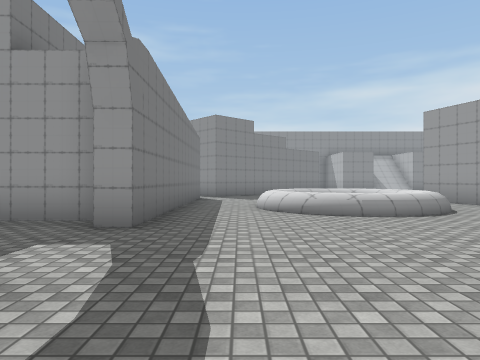
View 1 (above)

24 first-person views from a walk through a 3-D level made in the Unity game engine. The camera is 1.2 m above the floor, looks level and sees 70° across. The floor is counted in squares, 2 m on a side. Each view is taken from the middle of a square. On the plan, view 1 faces up. The plan holds only what a view shows up to about 10 squares ahead; the rest is blank. The place goes on beyond the plan. The player is left out. Some surface patterns are stand-ins.

View 2
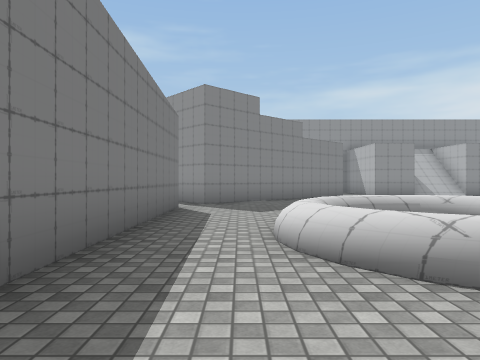

View 3
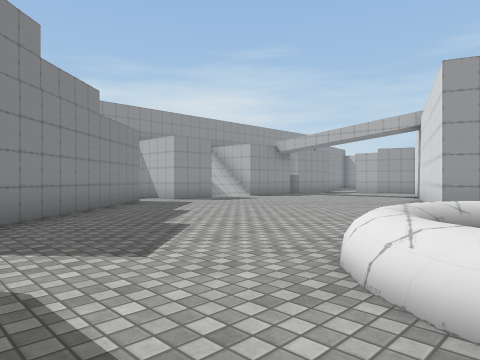

View 4
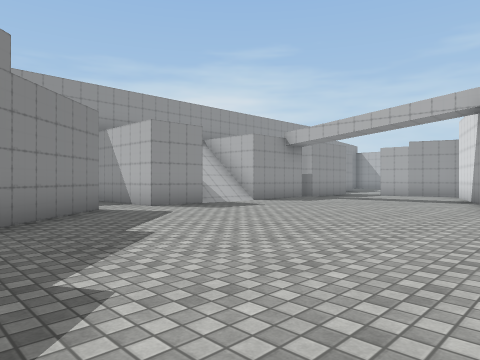

View 5
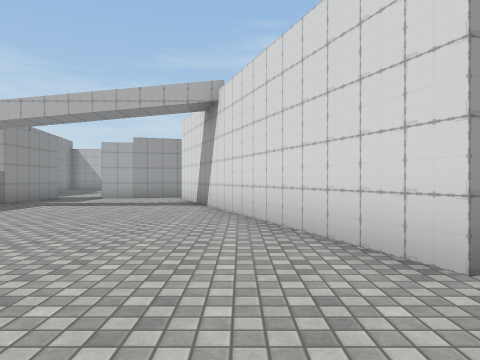

View 6
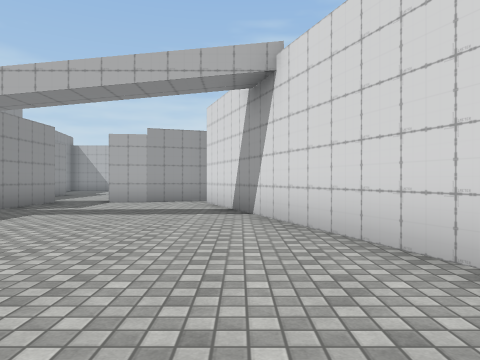

View 7
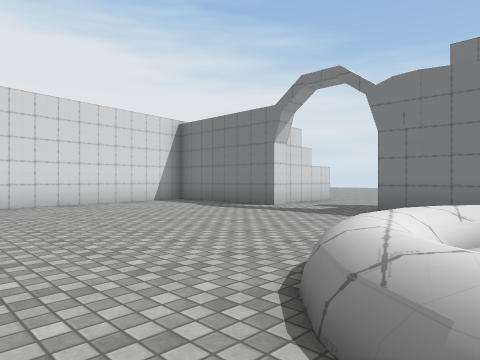

View 8
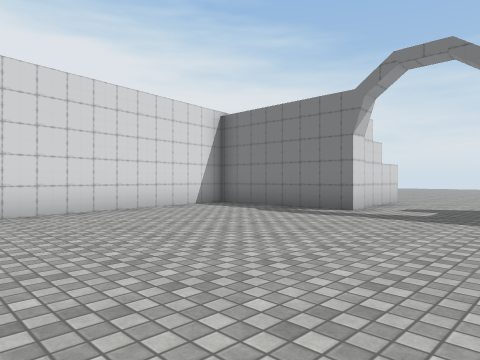

View 9
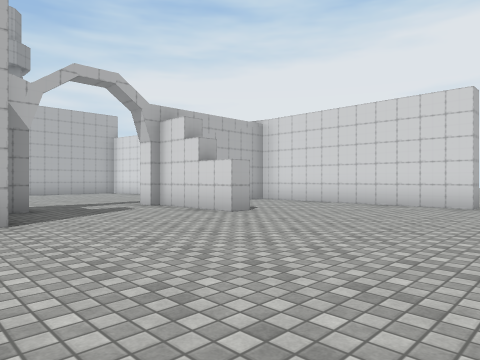

View 10
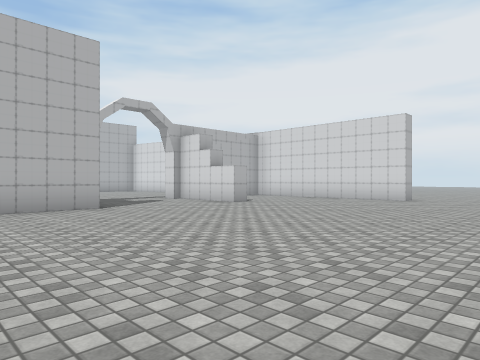

View 11
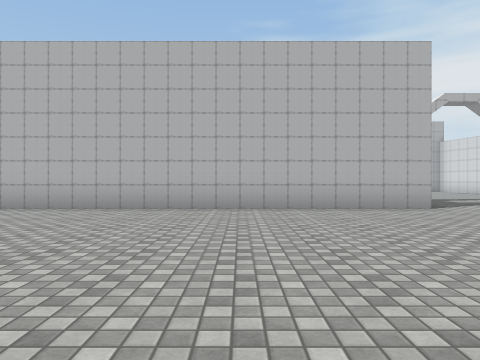

View 12
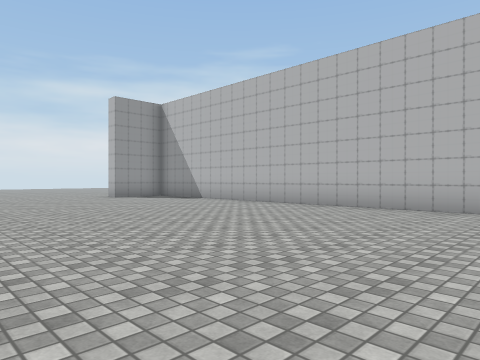

View 13
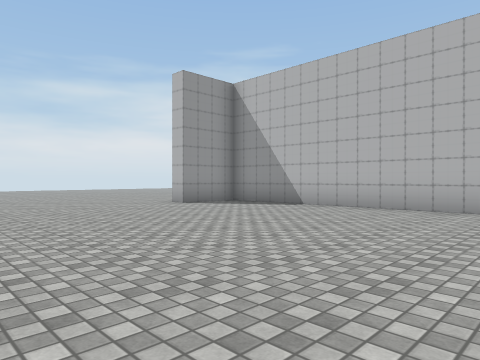

View 14
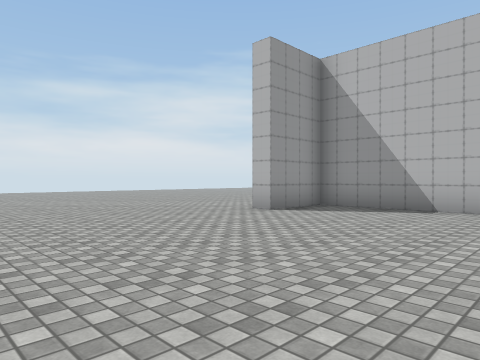

View 15
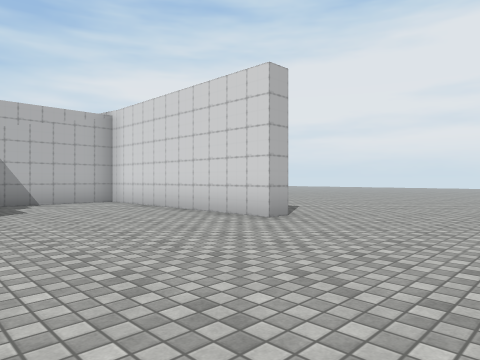

View 16
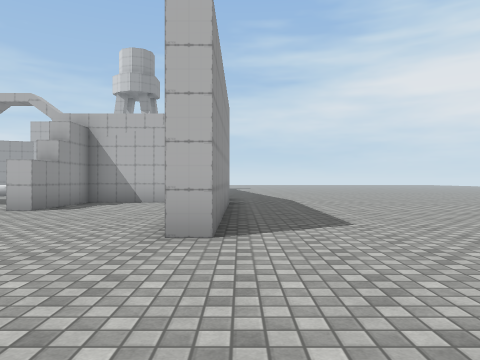

View 17
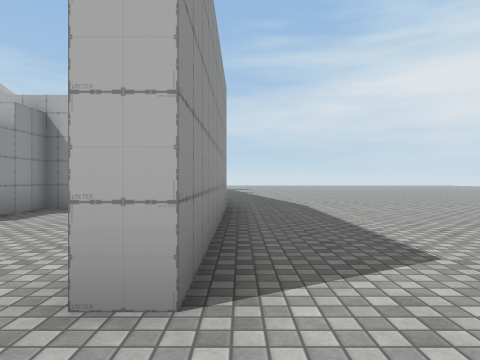

View 18
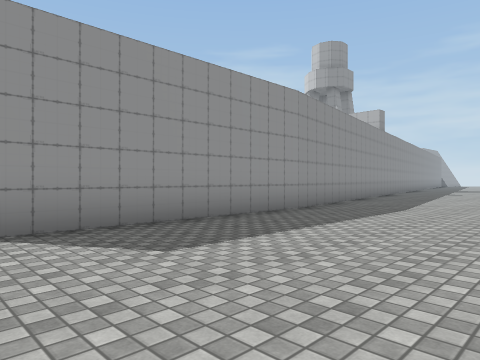

View 19
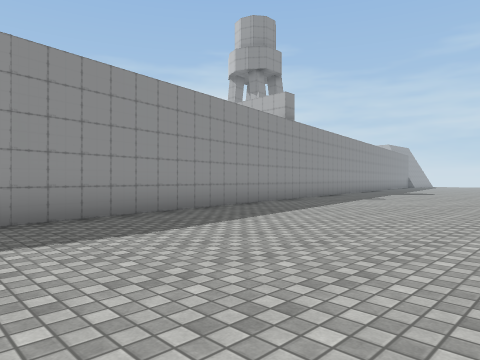

View 20
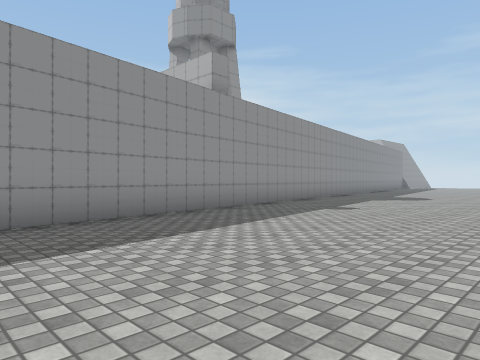

View 21
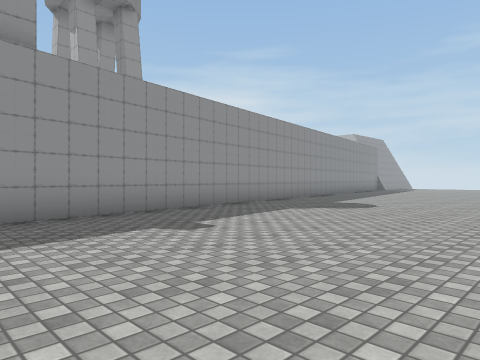

View 22
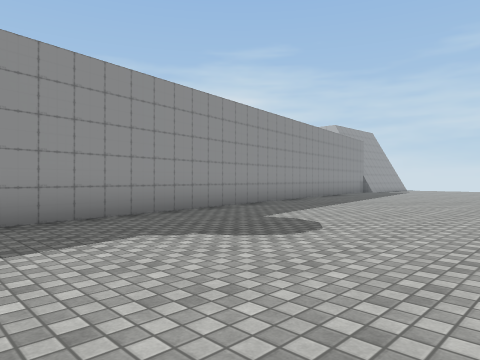

View 23
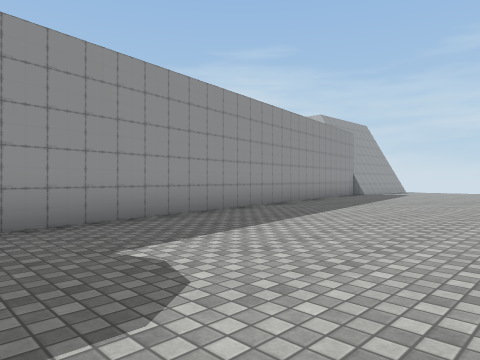

View 24
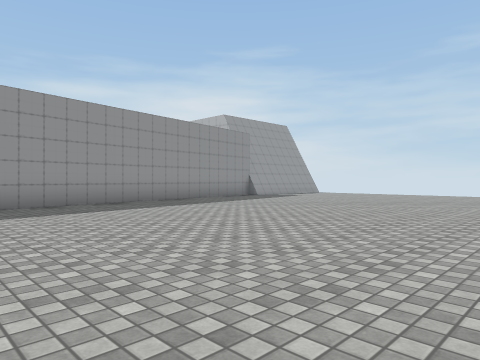

### Floor plan
Key: @ floor where view 1 was taken; # wall or solid block; . main floor; : floor 0.25 m higher than the main floor; / step, stairs or slope; ^ raised ledge; B building.
Columns run from 11 left of view 1 to 26 right of it. Each row starts with its distance up from view 1.
 23  .......
 22  .......
 21  .....###
 20  .......#
 19 ........#
 18 ........#      ..
 17 ........#     BB.///B /BBB.
 16 ........#    BB...........#
 15 ........#   B.............#
 14 ........#B B..............#
 13 ........# B..............B#
 12 ........# .............BB
 11 ........##..........BBB
 10 ........##.......BBB
  9 ........##..^^^  B
  8 ........##..^  ^.B
  7 ........##..^ :^.
  6 ........##../^^/.
  5 ........##.......
  4  ................
  3  ................
  2 .................
  1 .......###......             ###
  0 .........##@....       #######...
 -1 ..........#.....####### ..........
 -2  .........#######..................
 -3 ....#######.........................
 -4  ....................................
 -5  .....................................
 -6  ........................ ............
 -7   ..................      .........
 -8   ...  ......             ....

Where each view was taken, in squares from view 1:
view 1: 0 up, 0 right, facing up
view 2: 4 up, 0 right, facing up
view 3: 8 up, 1 left, facing up-right
view 4: 10 up, 1 right, facing up-right
view 5: 11 up, 3 right, facing right
view 6: 12 up, 5 right, facing right
view 7: 7 up, 5 right, facing down-left
view 8: 5 up, 5 right, facing down-left
view 9: 6 up, 9 left, facing down-right
view 10: 8 up, 11 left, facing down-right
view 11: 9 up, 11 left, facing right
view 12: 9 up, 11 left, facing up-right
view 13: 13 up, 11 left, facing up-right
view 14: 16 up, 11 left, facing up-right
view 15: 2 up, 11 left, facing down-right
view 16: 3 down, 11 left, facing right
view 17: 3 down, 9 left, facing right
view 18: 7 down, 8 left, facing up-right
view 19: 8 down, 3 left, facing up-right
view 20: 7 down, 1 right, facing up-right
view 21: 7 down, 5 right, facing up-right
view 22: 6 down, 9 right, facing up-right
view 23: 5 down, 12 right, facing up-right
view 24: 8 down, 15 right, facing up-right
